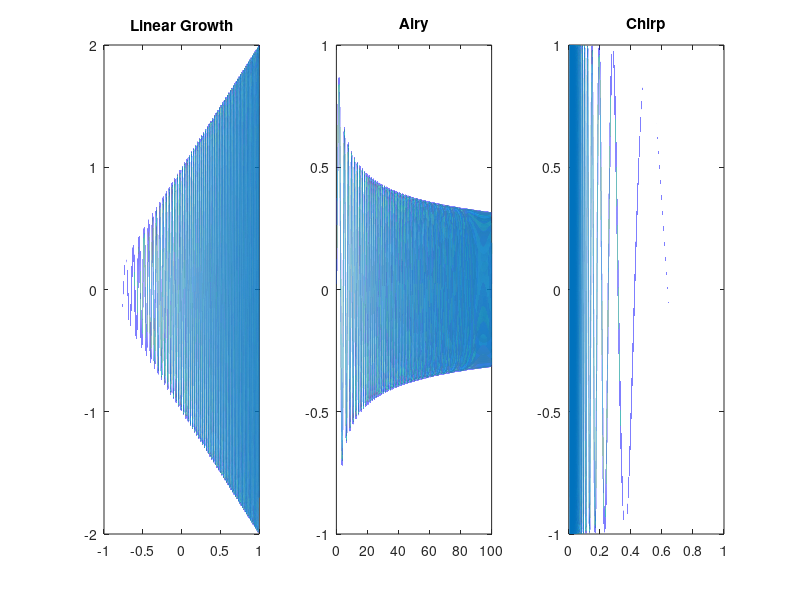

MATLAB code to generate this figure:
% Script for plotting oscillatory functions used in experiments

figure

subplot(1,3,1)
x = linspace(-1,1,4^10);
y = (x+1).*sin(100*(x+1).^2);
plot(x,y)
title('Linear Growth')

subplot(1,3,2)
x = linspace(.01,100,4^10);
y = x.^(-1/4).*sin(2/3 * x.^(3/2));
plot(x,y)
title('Airy')

subplot(1,3,3)
x = linspace(0.01,1,4^10);
y = sin(4./x).*cos(x.^2);
plot(x,y)
title('Chirp')